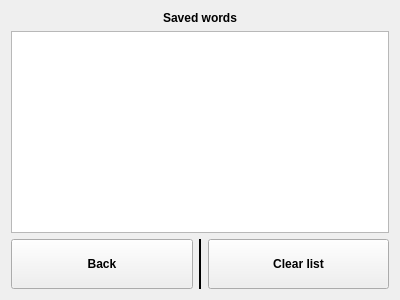
<?xml version="1.0" encoding="UTF-8"?>
<ui version="4.0">
 <class>savedwords</class>
 <widget class="QWidget" name="savedwords">
  <property name="geometry">
   <rect>
    <x>0</x>
    <y>0</y>
    <width>400</width>
    <height>300</height>
   </rect>
  </property>
  <property name="windowTitle">
   <string>Form</string>
  </property>
  <layout class="QVBoxLayout" name="verticalLayout">
   <item>
    <layout class="QGridLayout" name="gridLayout">
     <item row="1" column="0">
      <widget class="QListView" name="wordsList"/>
     </item>
     <item row="3" column="0">
      <layout class="QGridLayout" name="gridLayout_2">
       <property name="bottomMargin">
        <number>0</number>
       </property>
       <item row="0" column="0">
        <widget class="QPushButton" name="backBtn">
         <property name="font">
          <font>
           <weight>75</weight>
           <bold>true</bold>
          </font>
         </property>
         <property name="text">
          <string>
Back
</string>
         </property>
        </widget>
       </item>
       <item row="0" column="2">
        <widget class="QPushButton" name="clearBtn">
         <property name="font">
          <font>
           <weight>75</weight>
           <bold>true</bold>
          </font>
         </property>
         <property name="text">
          <string>
Clear list
</string>
         </property>
        </widget>
       </item>
       <item row="0" column="1">
        <widget class="Line" name="line">
         <property name="frameShadow">
          <enum>QFrame::Plain</enum>
         </property>
         <property name="lineWidth">
          <number>2</number>
         </property>
         <property name="orientation">
          <enum>Qt::Vertical</enum>
         </property>
        </widget>
       </item>
      </layout>
     </item>
     <item row="0" column="0">
      <widget class="QLabel" name="savedWordsLabel">
       <property name="font">
        <font>
         <weight>75</weight>
         <bold>true</bold>
        </font>
       </property>
       <property name="text">
        <string>Saved words</string>
       </property>
       <property name="alignment">
        <set>Qt::AlignCenter</set>
       </property>
      </widget>
     </item>
    </layout>
   </item>
  </layout>
 </widget>
 <resources/>
 <connections/>
</ui>
